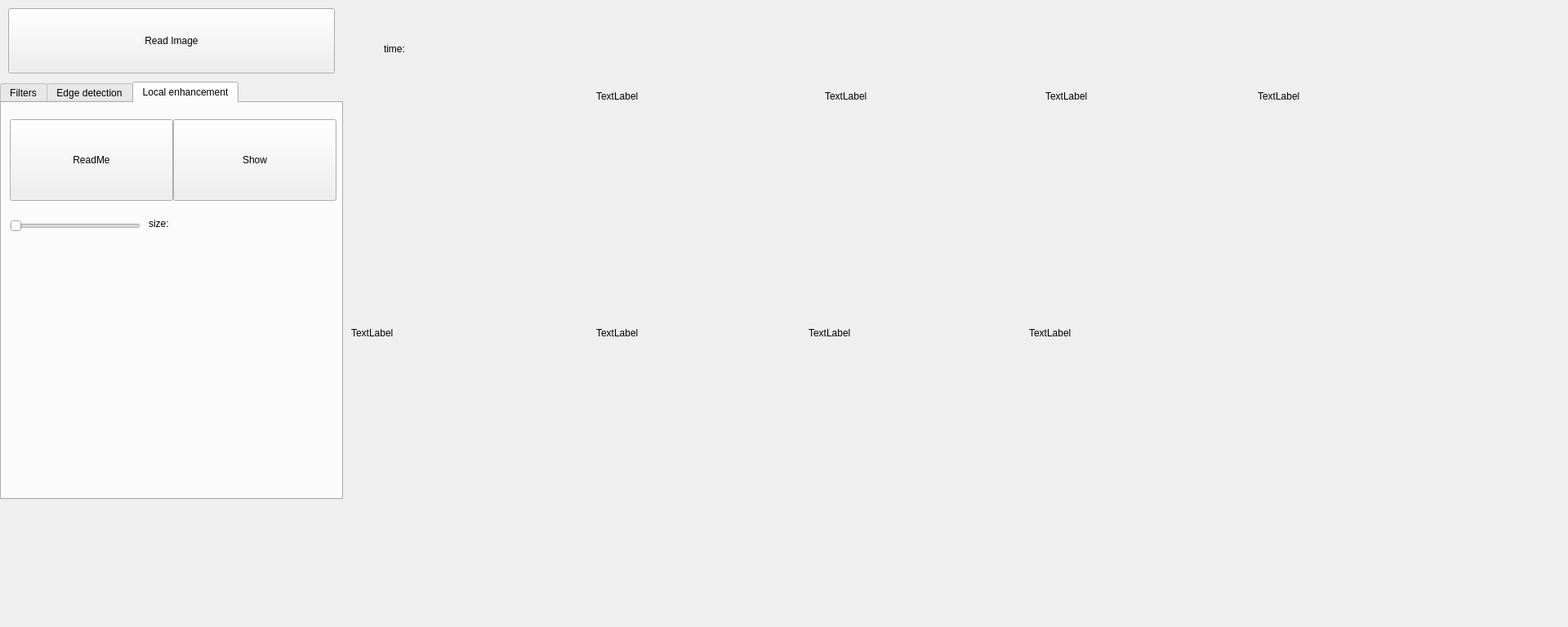
<?xml version="1.0" encoding="UTF-8"?>
<ui version="4.0">
 <class>mainwindow</class>
 <widget class="QWidget" name="mainwindow">
  <property name="geometry">
   <rect>
    <x>0</x>
    <y>0</y>
    <width>1920</width>
    <height>768</height>
   </rect>
  </property>
  <property name="windowTitle">
   <string>R11631029 林正浩</string>
  </property>
  <widget class="QTabWidget" name="tabWidget">
   <property name="geometry">
    <rect>
     <x>0</x>
     <y>100</y>
     <width>420</width>
     <height>512</height>
    </rect>
   </property>
   <property name="currentIndex">
    <number>2</number>
   </property>
   <widget class="QWidget" name="filters">
    <attribute name="title">
     <string>Filters</string>
    </attribute>
    <widget class="QSlider" name="slider_size_filter">
     <property name="geometry">
      <rect>
       <x>10</x>
       <y>140</y>
       <width>160</width>
       <height>22</height>
      </rect>
     </property>
     <property name="orientation">
      <enum>Qt::Horizontal</enum>
     </property>
    </widget>
    <widget class="QSlider" name="slider_sigma_filter">
     <property name="geometry">
      <rect>
       <x>10</x>
       <y>190</y>
       <width>160</width>
       <height>22</height>
      </rect>
     </property>
     <property name="orientation">
      <enum>Qt::Horizontal</enum>
     </property>
    </widget>
    <widget class="QPushButton" name="button_readme_filter">
     <property name="geometry">
      <rect>
       <x>10</x>
       <y>20</y>
       <width>200</width>
       <height>100</height>
      </rect>
     </property>
     <property name="text">
      <string>ReadMe</string>
     </property>
    </widget>
    <widget class="QPushButton" name="button_show_filter">
     <property name="geometry">
      <rect>
       <x>210</x>
       <y>20</y>
       <width>200</width>
       <height>100</height>
      </rect>
     </property>
     <property name="text">
      <string>Show</string>
     </property>
    </widget>
    <widget class="QLabel" name="label_size_filter">
     <property name="geometry">
      <rect>
       <x>180</x>
       <y>140</y>
       <width>221</width>
       <height>16</height>
      </rect>
     </property>
     <property name="text">
      <string>size:</string>
     </property>
    </widget>
    <widget class="QLabel" name="label_sigma_filter">
     <property name="geometry">
      <rect>
       <x>180</x>
       <y>190</y>
       <width>221</width>
       <height>16</height>
      </rect>
     </property>
     <property name="text">
      <string>sigma:</string>
     </property>
    </widget>
   </widget>
   <widget class="QWidget" name="edge">
    <attribute name="title">
     <string>Edge detection</string>
    </attribute>
    <widget class="QPushButton" name="button_show_edge">
     <property name="geometry">
      <rect>
       <x>210</x>
       <y>20</y>
       <width>200</width>
       <height>100</height>
      </rect>
     </property>
     <property name="text">
      <string>Show</string>
     </property>
    </widget>
    <widget class="QSlider" name="slider_sigma_edge">
     <property name="geometry">
      <rect>
       <x>10</x>
       <y>190</y>
       <width>160</width>
       <height>22</height>
      </rect>
     </property>
     <property name="orientation">
      <enum>Qt::Horizontal</enum>
     </property>
    </widget>
    <widget class="QSlider" name="slider_size_edge">
     <property name="geometry">
      <rect>
       <x>10</x>
       <y>140</y>
       <width>160</width>
       <height>22</height>
      </rect>
     </property>
     <property name="orientation">
      <enum>Qt::Horizontal</enum>
     </property>
    </widget>
    <widget class="QPushButton" name="button_readme_edge">
     <property name="geometry">
      <rect>
       <x>10</x>
       <y>20</y>
       <width>200</width>
       <height>100</height>
      </rect>
     </property>
     <property name="text">
      <string>ReadMe</string>
     </property>
    </widget>
    <widget class="QLabel" name="label_size_edge">
     <property name="geometry">
      <rect>
       <x>180</x>
       <y>140</y>
       <width>221</width>
       <height>16</height>
      </rect>
     </property>
     <property name="text">
      <string>size:</string>
     </property>
    </widget>
    <widget class="QLabel" name="label_sigma_edge">
     <property name="geometry">
      <rect>
       <x>180</x>
       <y>190</y>
       <width>221</width>
       <height>16</height>
      </rect>
     </property>
     <property name="text">
      <string>sigma:</string>
     </property>
    </widget>
   </widget>
   <widget class="QWidget" name="hist">
    <attribute name="title">
     <string>Local enhancement</string>
    </attribute>
    <widget class="QPushButton" name="button_show_hist">
     <property name="geometry">
      <rect>
       <x>210</x>
       <y>20</y>
       <width>200</width>
       <height>100</height>
      </rect>
     </property>
     <property name="text">
      <string>Show</string>
     </property>
    </widget>
    <widget class="QSlider" name="slider_size_hist">
     <property name="geometry">
      <rect>
       <x>10</x>
       <y>140</y>
       <width>160</width>
       <height>22</height>
      </rect>
     </property>
     <property name="orientation">
      <enum>Qt::Horizontal</enum>
     </property>
    </widget>
    <widget class="QPushButton" name="button_readme_hist">
     <property name="geometry">
      <rect>
       <x>10</x>
       <y>20</y>
       <width>200</width>
       <height>100</height>
      </rect>
     </property>
     <property name="text">
      <string>ReadMe</string>
     </property>
    </widget>
    <widget class="QLabel" name="label_size_hist">
     <property name="geometry">
      <rect>
       <x>180</x>
       <y>140</y>
       <width>221</width>
       <height>16</height>
      </rect>
     </property>
     <property name="text">
      <string>size:</string>
     </property>
    </widget>
   </widget>
  </widget>
  <widget class="QWidget" name="dealtime_widget" native="true">
   <property name="geometry">
    <rect>
     <x>430</x>
     <y>10</y>
     <width>256</width>
     <height>100</height>
    </rect>
   </property>
   <widget class="QWidget" name="horizontalLayoutWidget">
    <property name="geometry">
     <rect>
      <x>40</x>
      <y>10</y>
      <width>160</width>
      <height>80</height>
     </rect>
    </property>
    <layout class="QHBoxLayout" name="horizontalLayout">
     <property name="sizeConstraint">
      <enum>QLayout::SetDefaultConstraint</enum>
     </property>
     <item>
      <widget class="QLabel" name="time_label">
       <property name="text">
        <string>time:</string>
       </property>
      </widget>
     </item>
     <item>
      <widget class="QLabel" name="label">
       <property name="text">
        <string/>
       </property>
      </widget>
     </item>
    </layout>
   </widget>
  </widget>
  <widget class="QLabel" name="origin_img">
   <property name="geometry">
    <rect>
     <x>430</x>
     <y>140</y>
     <width>256</width>
     <height>256</height>
    </rect>
   </property>
   <property name="text">
    <string/>
   </property>
  </widget>
  <widget class="QPushButton" name="read_img">
   <property name="geometry">
    <rect>
     <x>10</x>
     <y>10</y>
     <width>400</width>
     <height>80</height>
    </rect>
   </property>
   <property name="text">
    <string>Read Image</string>
   </property>
  </widget>
  <widget class="QLabel" name="photol_1">
   <property name="geometry">
    <rect>
     <x>720</x>
     <y>140</y>
     <width>256</width>
     <height>256</height>
    </rect>
   </property>
   <property name="text">
    <string/>
   </property>
  </widget>
  <widget class="QLabel" name="photol_2">
   <property name="geometry">
    <rect>
     <x>1000</x>
     <y>140</y>
     <width>256</width>
     <height>256</height>
    </rect>
   </property>
   <property name="text">
    <string/>
   </property>
  </widget>
  <widget class="QLabel" name="photol_3">
   <property name="geometry">
    <rect>
     <x>430</x>
     <y>420</y>
     <width>256</width>
     <height>256</height>
    </rect>
   </property>
   <property name="text">
    <string/>
   </property>
  </widget>
  <widget class="QLabel" name="photol_4">
   <property name="geometry">
    <rect>
     <x>700</x>
     <y>420</y>
     <width>256</width>
     <height>256</height>
    </rect>
   </property>
   <property name="text">
    <string/>
   </property>
  </widget>
  <widget class="QLabel" name="photol_5">
   <property name="geometry">
    <rect>
     <x>970</x>
     <y>420</y>
     <width>256</width>
     <height>256</height>
    </rect>
   </property>
   <property name="text">
    <string/>
   </property>
  </widget>
  <widget class="QLabel" name="photol_6">
   <property name="geometry">
    <rect>
     <x>1270</x>
     <y>140</y>
     <width>256</width>
     <height>256</height>
    </rect>
   </property>
   <property name="text">
    <string/>
   </property>
  </widget>
  <widget class="QLabel" name="photol_7">
   <property name="geometry">
    <rect>
     <x>1540</x>
     <y>140</y>
     <width>256</width>
     <height>256</height>
    </rect>
   </property>
   <property name="text">
    <string/>
   </property>
  </widget>
  <widget class="QLabel" name="label_photo_1">
   <property name="geometry">
    <rect>
     <x>730</x>
     <y>110</y>
     <width>60</width>
     <height>16</height>
    </rect>
   </property>
   <property name="text">
    <string>TextLabel</string>
   </property>
  </widget>
  <widget class="QLabel" name="label_photo_2">
   <property name="geometry">
    <rect>
     <x>1010</x>
     <y>110</y>
     <width>60</width>
     <height>16</height>
    </rect>
   </property>
   <property name="text">
    <string>TextLabel</string>
   </property>
  </widget>
  <widget class="QLabel" name="label_photo_6">
   <property name="geometry">
    <rect>
     <x>1280</x>
     <y>110</y>
     <width>60</width>
     <height>16</height>
    </rect>
   </property>
   <property name="text">
    <string>TextLabel</string>
   </property>
  </widget>
  <widget class="QLabel" name="label_photo_3">
   <property name="geometry">
    <rect>
     <x>430</x>
     <y>400</y>
     <width>60</width>
     <height>16</height>
    </rect>
   </property>
   <property name="text">
    <string>TextLabel</string>
   </property>
  </widget>
  <widget class="QLabel" name="label_photo_4">
   <property name="geometry">
    <rect>
     <x>730</x>
     <y>400</y>
     <width>60</width>
     <height>16</height>
    </rect>
   </property>
   <property name="text">
    <string>TextLabel</string>
   </property>
  </widget>
  <widget class="QLabel" name="label_photo_5">
   <property name="geometry">
    <rect>
     <x>990</x>
     <y>400</y>
     <width>60</width>
     <height>16</height>
    </rect>
   </property>
   <property name="text">
    <string>TextLabel</string>
   </property>
  </widget>
  <widget class="QLabel" name="label_photo_8">
   <property name="geometry">
    <rect>
     <x>1260</x>
     <y>400</y>
     <width>60</width>
     <height>16</height>
    </rect>
   </property>
   <property name="text">
    <string>TextLabel</string>
   </property>
  </widget>
  <widget class="QLabel" name="photol_8">
   <property name="geometry">
    <rect>
     <x>1240</x>
     <y>420</y>
     <width>256</width>
     <height>256</height>
    </rect>
   </property>
   <property name="text">
    <string/>
   </property>
  </widget>
  <widget class="QLabel" name="label_photo_7">
   <property name="geometry">
    <rect>
     <x>1540</x>
     <y>110</y>
     <width>60</width>
     <height>16</height>
    </rect>
   </property>
   <property name="text">
    <string>TextLabel</string>
   </property>
  </widget>
 </widget>
 <resources/>
 <connections/>
</ui>
